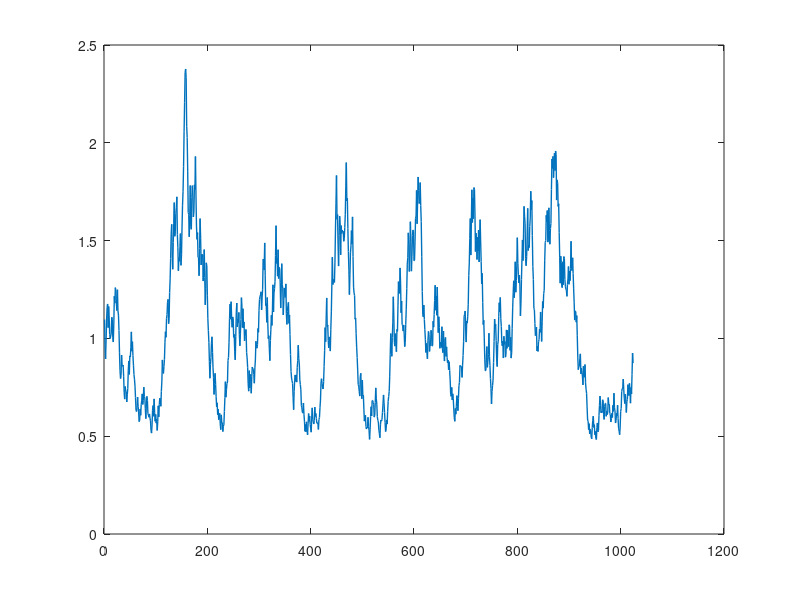

MATLAB code to generate this figure:
clear all

y_k = 0;

y=zeros(1024,1);

alpha = 1/32

for k = 1:length(y)
	x_k=2*(rand() - 0.5);
	y_k = alpha*x_k + (1 - alpha)*y_k;
	y(k) = y_k;
end

plot(exp(4*y), '-', 'linewidth', 1)